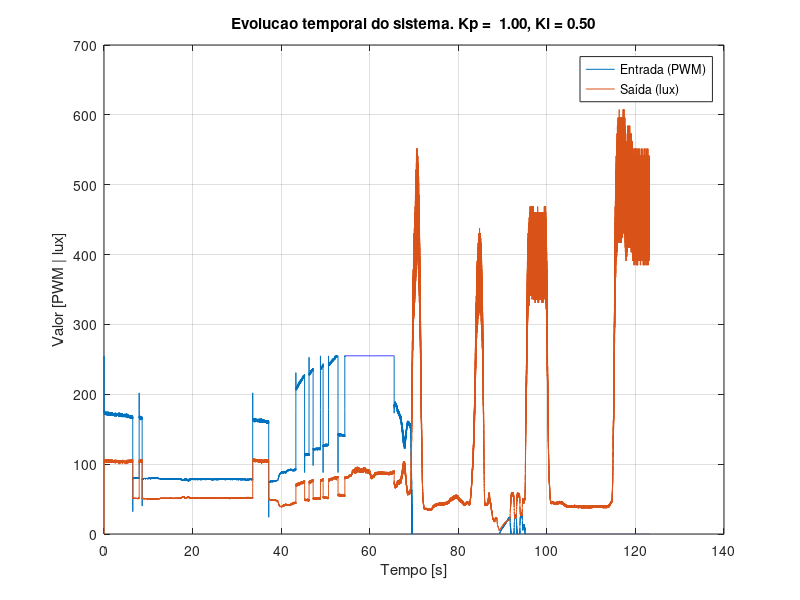

This chart was generated by the following MATLAB code:
data = load('t5.tsv');

Ki = 0.5;
Kp = 1;

plot(data(:, 1)/1000000, data(:, 2));
hold on;
plot(data(:, 1)/1000000, data(:, 3));
grid on;
xlabel('Tempo [s]');
ylabel('Valor [PWM | lux]');
title(sprintf('Evolucao temporal do sistema. Kp =  %.2f, Ki = %.2f', Kp, Ki));
legend('Entrada (PWM)', 'Saída (lux)');
